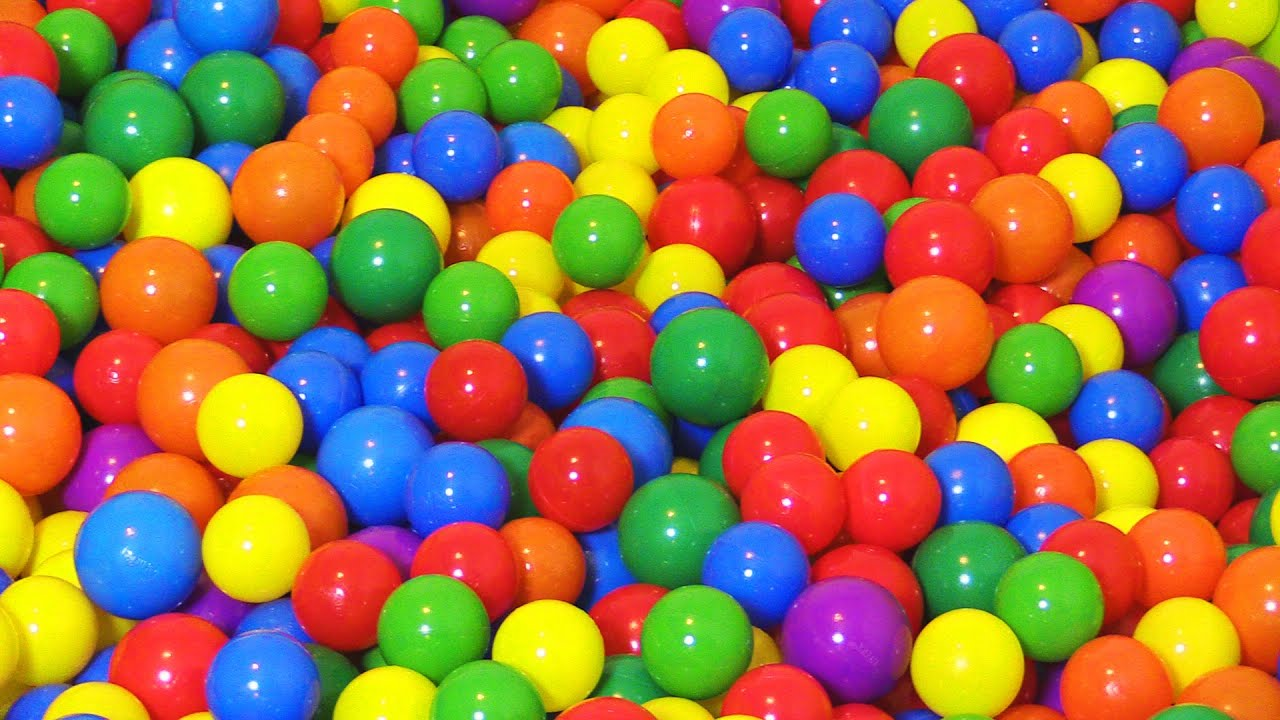
#> input picture OpenCV/ballpit.jpg, 1280 x 720 px
$ jupyter execute --allow-errors HSV-RGB-Masks_attempt2.ipynb   (shell and % lines are left out)
#> lines starting #> are read from the running program, lines starting #| are printed output that depends on the picture; after the words box and inside, x2 and y2 are one past the last pixel; in counts of white or black regions, pixels touching at a corner belong together
#Comparing HSV and RGB in their capacity to produce consistant image masks

[cell 1]
import cv2
import matplotlib.pyplot as plt
import numpy as np

[cell 2]

# Read in the image
image = cv2.imread('ballpit.jpg')
#> image is the input picture: shape (720, 1280, 3); mean B, G, R 71.1, 114.8, 153.5

# Make a copy of the image
image_copy = np.copy(image)

# Change color to RGB (from BGR)
image = cv2.cvtColor(image_copy, cv2.COLOR_BGR2RGB)
plt.imshow(image)

##Isolate yellow balls using RGB Mask

[cell 3]
# RGB channels
r = image[:,:,0]
g = image[:,:,1]
b = image[:,:,2]

f, (ax1, ax2, ax3) = plt.subplots(1, 3, figsize=(20,10))

ax1.set_title('Red')
ax1.imshow(r, cmap='gray')

ax2.set_title('Green')
ax2.imshow(g, cmap='gray')

ax3.set_title('Blue')
ax3.imshow(b, cmap='gray')

#> (a cell that did not finish here is left out)

[cell 5]
# Convert from RGB to HSV
hsv = cv2.cvtColor(image, cv2.COLOR_RGB2HSV)
#> hsv: shape (720, 1280, 3); mean H, S, V 55.9, 212.6, 205.7

# HSV channels
h = hsv[:,:,0]
s = hsv[:,:,1]
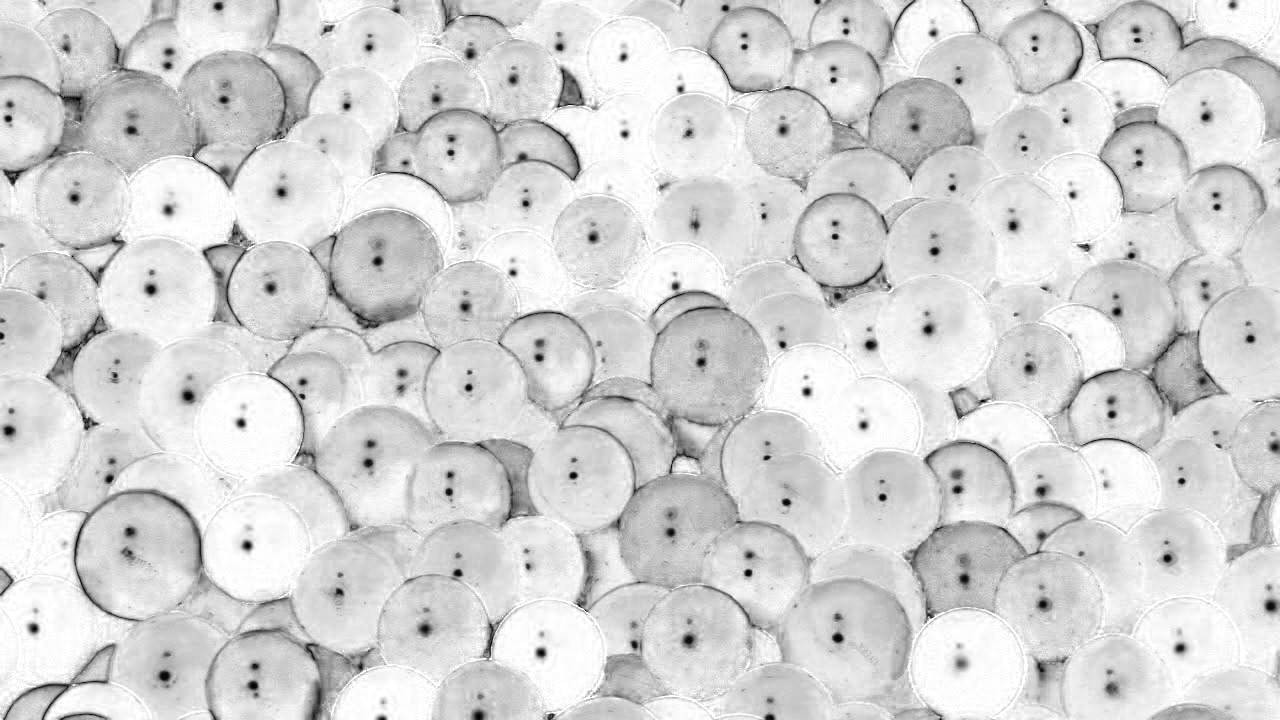
#> s: shape (720, 1280); min 0, max 255, mean 212.6
v = hsv[:,:,2]
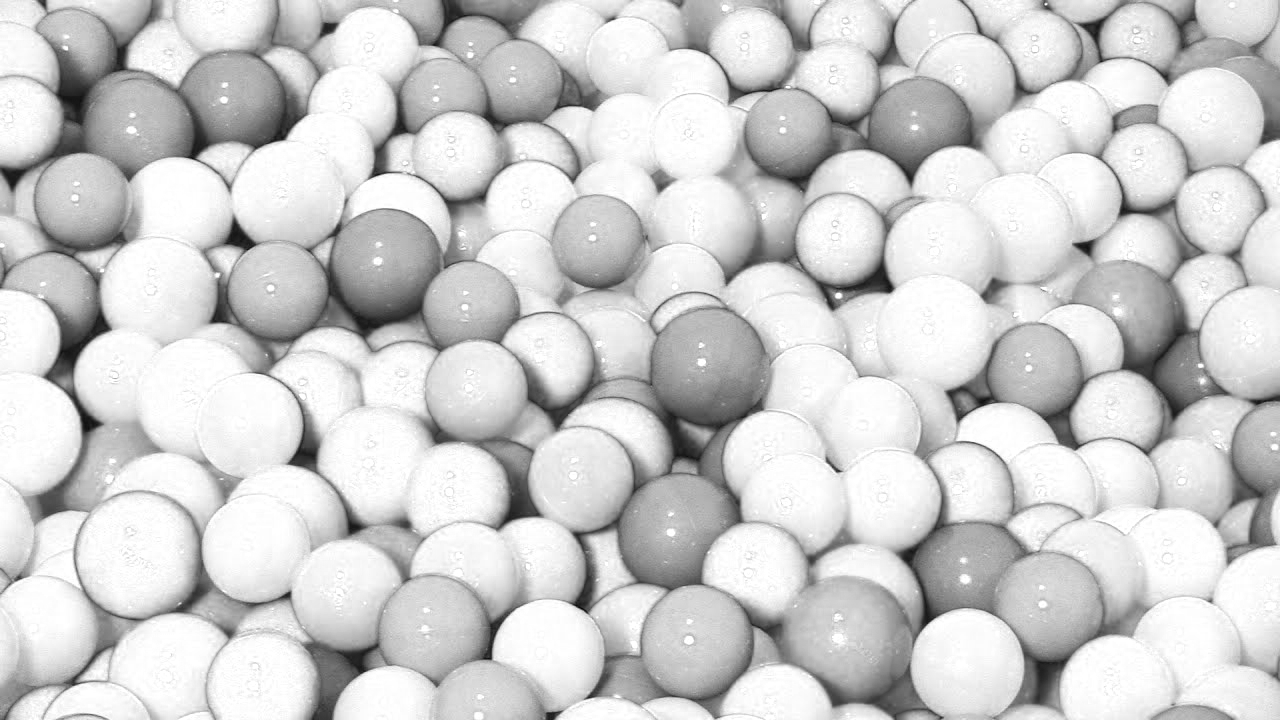
#> v: shape (720, 1280); min 8, max 255, mean 205.7

f, (ax1, ax2, ax3) = plt.subplots(1, 3, figsize=(20,10))

ax1.set_title('Hue')
ax1.imshow(h, cmap='gray')

ax2.set_title('Saturation')
ax2.imshow(s, cmap='gray')

ax3.set_title('Value')
ax3.imshow(v, cmap='gray')

[cell 6]
# Define our color selection criteria in HSV values
lower_hue = np.array([160,0,0])
upper_hue = np.array([180,255,255])

##Isolate yellow balls using HSV Mask

[cell 7]
# Define our color selection criteria in RGB values
lower_pink = np.array([180,0,100])
upper_pink = np.array([255,255,230])

[cell 8]
# Define the masked area in RGB space
mask_rgb = cv2.inRange(image, lower_pink, upper_pink)
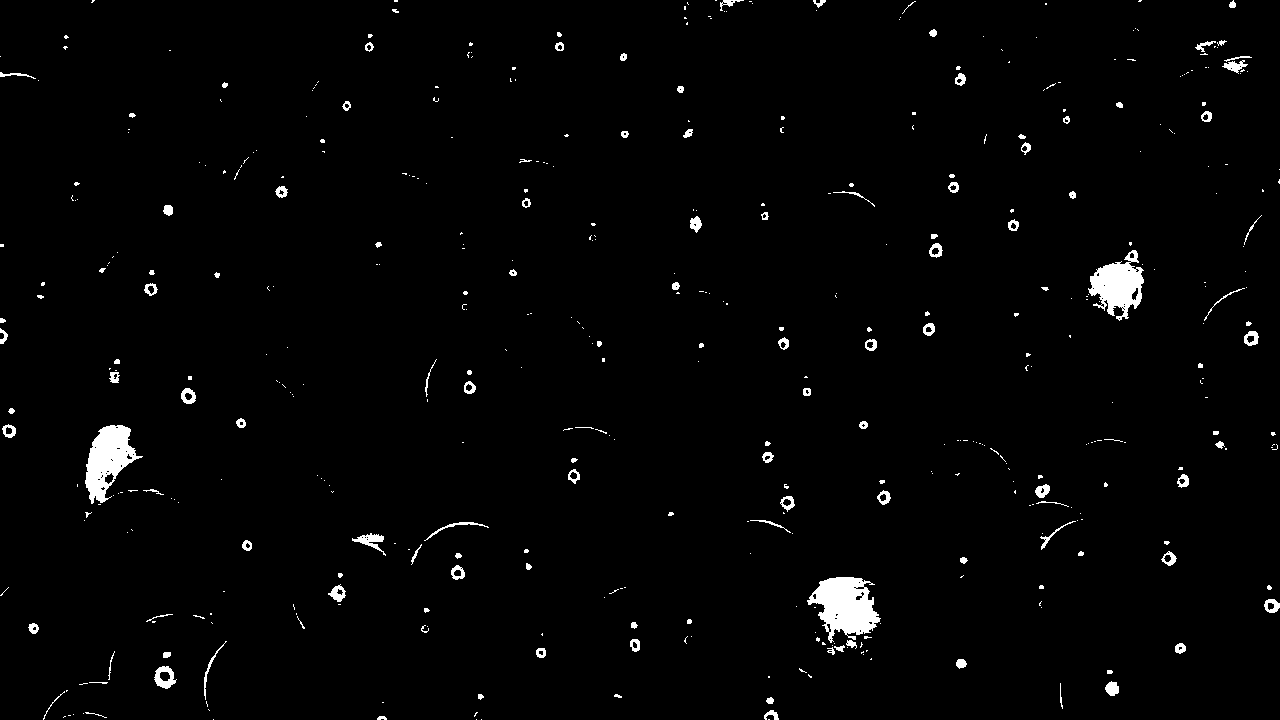
#> mask_rgb: shape (720, 1280); 1.8% white; 462 white regions (332 under 20 px), largest, box (x1, y1, x2, y2) and area: (807, 577, 881, 643) 2885, (85, 425, 143, 504) 2360, (1088, 250, 1144, 321) 2141

# mask the image
masked_image = np.copy(image)
masked_image[mask_rgb==0] = [0,0,0]

# Vizualize the mask
plt.imshow(masked_image)

[cell 9]
# Now try HSV!

# Define the masked area in HSV space
mask_hsv = cv2.inRange(hsv, lower_hue, upper_hue)
#> mask_hsv: shape (720, 1280); 6.1% white; 731 white regions (525 under 20 px), largest, box (x1, y1, x2, y2) and area: (741, 492, 929, 720) 5597, (1156, 123, 1274, 401) 2960, (131, 612, 229, 711) 2598

# mask the image
masked_image = np.copy(image)
masked_image[mask_hsv==0] = [0,0,0]
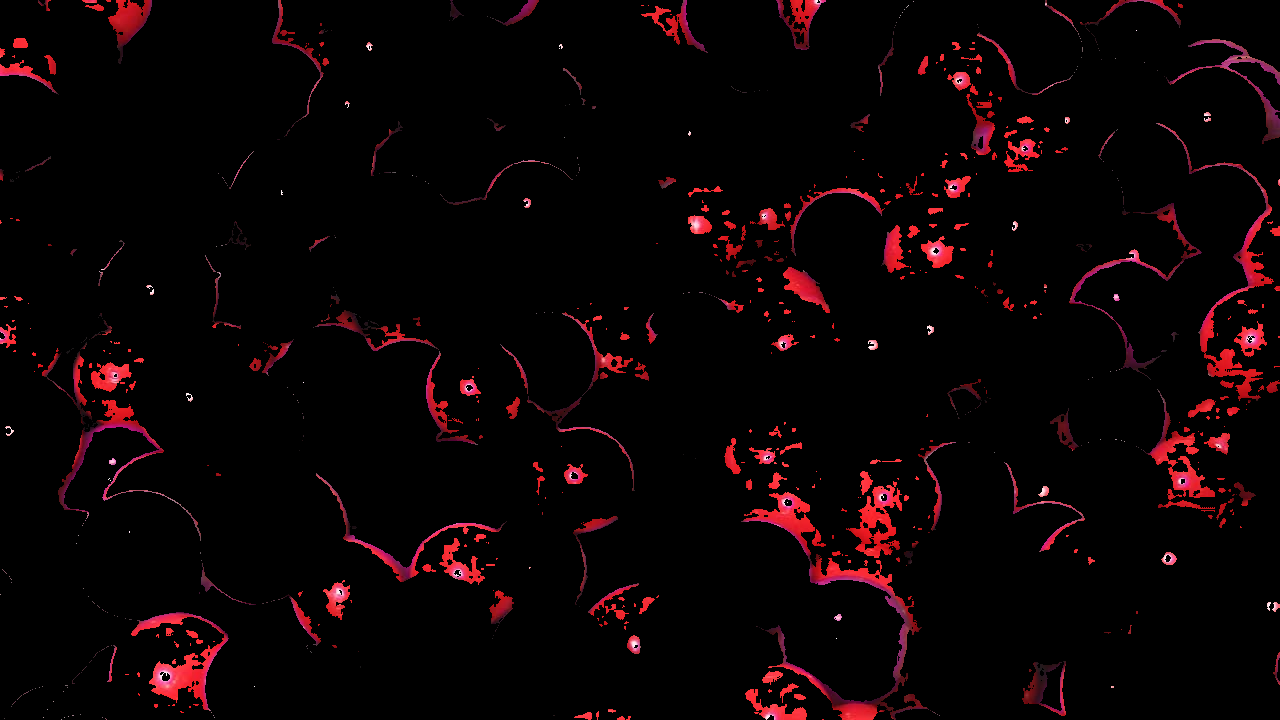
#> masked_image: shape (720, 1280, 3); mean R, G, B 11.6, 2.5, 3.7

# Vizualize the mask
plt.imshow(masked_image)
